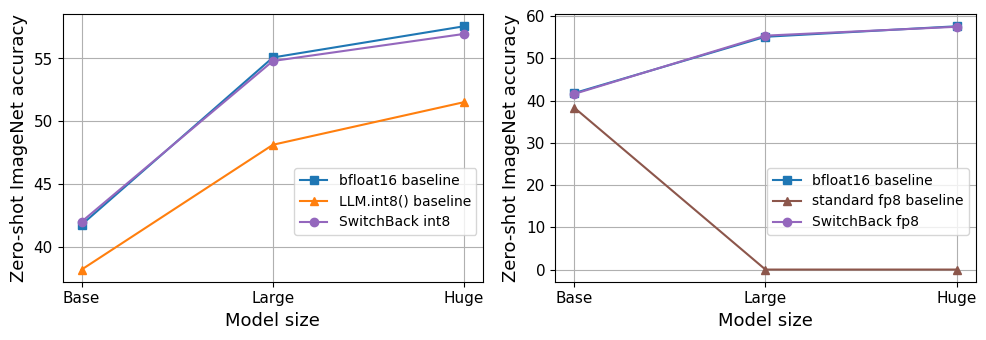

Write Python code to recreate this figure.
import matplotlib.pyplot as plt
import pandas as pd
import numpy as np
import os

import matplotlib.gridspec as gridspec

# from mpl_toolkits.axes_grid1.inset_locator import zoomed_inset_axes, mark_inset
# from mpl_toolkits.axes_grid1.anchored_artists import AnchoredSizeBar


#plt.rcParams['font.family'] = 'STIXGeneral'

cmap=plt.get_cmap('cool')
def get_metrics(filename):
    if not os.path.exists(filename):
        print(filename)
        return 100 * 1./1000
    f = open(filename, "r")
    c = f.read()
    good =[l for l in c.split("\n") if "imagenet-zero" in l]
    if len(good) != 1:
        return 100 * 1./1000
    top5 = float(good[0].split("\t")[1].split(" ")[-1])
    top1 = float(good[0].split("\t")[0].split(" ")[-1])
    return 100 * top1

def proc(df, lim):
    df.drop(df[df[0] == 0].index[1:], axis=0, inplace=True)
    df.drop_duplicates(0, keep='last', inplace=True)
    if lim > 0:
        df = df[df[0] < lim]
    return df
if __name__ == '__main__':
    kernel_size = 40
    min_loss = 14
    max_scaler = 1
    log_level = 1  #+ len(modules)

    # NOTE: LOOK AT FEATURE STDDEV!

    #fig, axlist = plt.subplots(log_level, 2, figsize=(16, 5 * log_level))
    fig = plt.figure(tight_layout=True, figsize=(10, 3.5))
    gs = gridspec.GridSpec(1, 2)
    # if log_level == 1:
    #     axlist = [axlist]

    axlabels = []

    convert = {
        'B-32' : 'Base',
        'L-14' : 'Large',
        'H-14' : 'Huge',
    }

    #axins2 = zoomed_inset_axes(axlist[0], zoom=3, bbox_to_anchor=(1, 1))
    ax = fig.add_subplot(gs[0, 0])

    for template, name, color, marker in [
        ('clipadamw-ViT-{}-16384-2e-3-0.98-v0', 'bfloat16 baseline','C0', 's'),
        #('clipadamw-py2v2-ViT-{}-16384-2e-3-0.98-v0', 'bfloat16 baseline','gray', 's'),
        ('clipadamw-int8-ViT-{}-16384-2e-3-0.98-v0', 'LLM.int8() baseline','C1', '^'),
        ('clipadamw-sglint8v2-ViT-{}-16384-2e-3-0.98-v0', 'SwitchBack int8','C4', 'o'),
    ]:
        
            
        xs, ys = [], []
        sizes = ['B-32', 'L-14', 'H-14']
        for j, beta2 in enumerate(sizes):
            fname = f'/fsx/home-mitchellw/experimetns/opt3/{template.format(beta2)}/checkpoints/eval.pt'
            top1 = get_metrics(fname)
            if top1 == -1:
                print(fname)
            #if top1 > 0.1:
            xs.append(j)
            ys.append(top1)
        print(ys)
        ax.plot(xs, ys, color=color, label=name, marker=marker, markersize=9 if marker=='s' else 8)
    ax.set_xticks([j for j, _ in enumerate(sizes)])
    ax.set_xticklabels(convert.values())
    ax.set_xlabel('Model size', fontsize=13)
    ax.set_ylabel('Zero-shot ImageNet accuracy', fontsize=13)
    leg = ax.legend(loc='center right', bbox_to_anchor=(1.0, 0.3))
    leg.get_texts()[-1].set_fontweight('bold')

    ax.tick_params(axis='x', labelsize=11)
    ax.tick_params(axis='y', labelsize=11)
    ax.grid()


    ax = ax = fig.add_subplot(gs[0,1]) 

    for template, name, color, marker in [

        ('clipadamw-ViT-{}-16384-2e-3-0.98-v0', 'bfloat16 baseline','C0', 's'),
        ('clipadamw-camp65kfp8global-ViT-{}-16384-2e-3-0.98-v0', 'standard fp8 baseline','C5', '^'),
        ('clipadamw-camp65kfp8mix-ViT-{}-16384-2e-3-0.98-v0', 'SwitchBack fp8','C6', 'o'),
        #('clipadamw-camp65kfp8global-ViTls0-{}-16384-2e-3-0.98-v0', 'k','k', 'o'),

        
    ]:
            
        xs, ys = [], []
        sizes = ['B-32', 'L-14', 'H-14']
        for j, beta2 in enumerate(sizes):
            fname = f'/fsx/home-mitchellw/experimetns/opt3/{template.format(beta2)}/checkpoints/eval.pt'
            top1 = get_metrics(fname)
            if top1 == -1:
                print(fname)
            #if top1 > 0.1:
            xs.append(j)
            ys.append(top1)
        ax.plot(xs, ys, color=color, label=name, marker=marker, markersize=9 if marker=='s' else 8)
    ax.set_xticks([j for j, _ in enumerate(sizes)])
    ax.set_xticklabels(convert.values())
    ax.set_xlabel('Model size', fontsize=13)
    ax.set_ylabel('Zero-shot ImageNet accuracy', fontsize=13)
    leg = ax.legend(loc='center right', bbox_to_anchor=(1.0, 0.3))
    leg.get_texts()[-1].set_fontweight('bold')

    ax.tick_params(axis='x', labelsize=11)
    ax.tick_params(axis='y', labelsize=11)
    ax.grid()


    plt.savefig('/admin/home-mitchellw/forks/open_clip_fork/plots/paper/scaling_int8.pdf', bbox_inches='tight')

